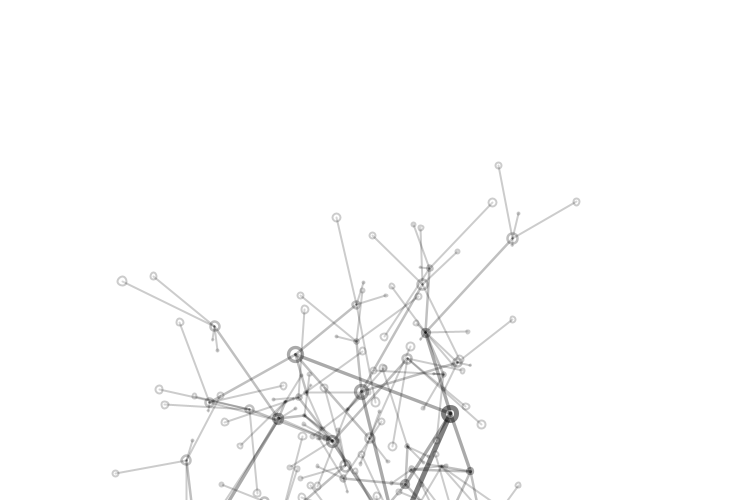
Frame 1 (no input)
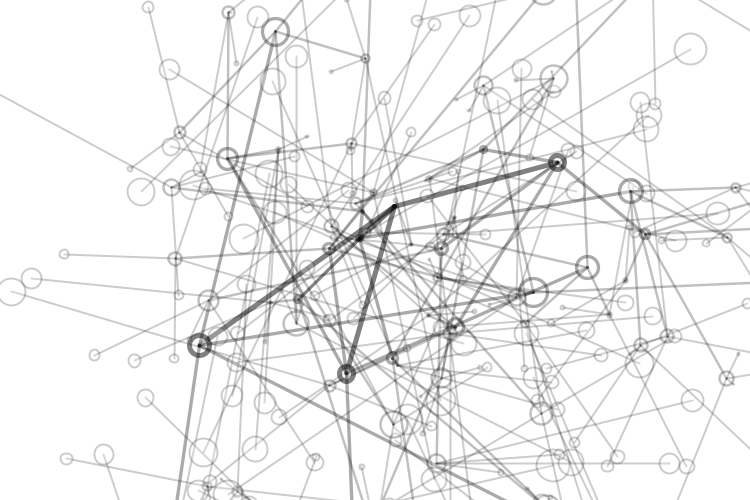
Frame 60 (the mouse pressed at the canvas centre just before this capture)
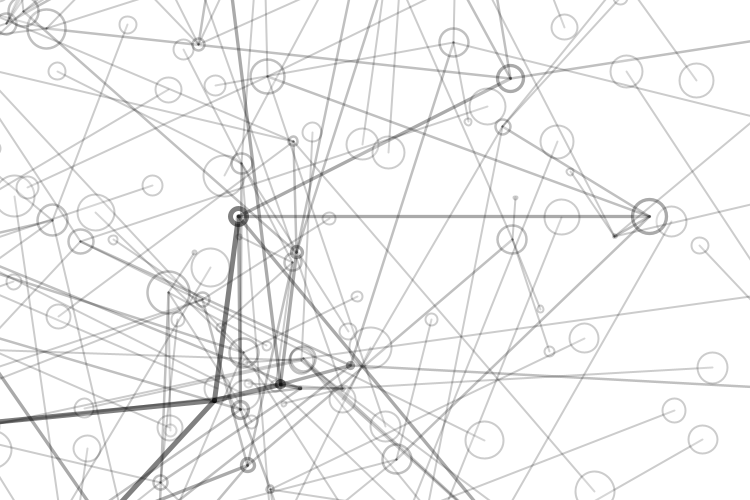
Frame 120 (the mouse held since frame 60 and released just before this capture)

The Processing sketch that drew these frames (run headless with seeded random() and noise(); from frame 60 on, the mouse is pressed at the canvas centre):

// Processing sketch: c8_fractal
// ── c8_fractal.pde
import java.util.List;
import java.util.ArrayList;

int NUM_CHILDREN = 4;
int MAX_LEVELS = 5;

Branch trunk;

void setup(){
    size(750, 500);
    background(255);
    noFill();
    smooth();
    newTree();
}

void draw(){
    background(255);
    trunk.updateMe(width/2, height/2);
    trunk.draw();
}

void newTree(){
    trunk = new Branch(1, 0, width/2, height/2);
    trunk.draw();
}

class Branch {
    float level, index;
    float x, y;
    float endX, endY;
    List<Branch> children = new ArrayList();

    float strokeW, alpha;
    float length, lenChange;
    float rotation, rotChange;

    Branch(float level, float index, float x, float y){
        this.level = level;
        this.index = index;

        this.strokeW = (1/this.level)*10;
        this.alpha = 255/this.level;
        this.length = (1/this.level)*random(500);
        this.rotation = random(360);
        this.lenChange = random(10)-5;
        this.rotChange = random(10)-5;

        updateMe(x, y);
        if(this.level < MAX_LEVELS){
            for(int _x=0; _x<NUM_CHILDREN; _x++){
                this.children.add(new Branch(this.level+1, _x, this.endX, this.endY));
            }
        }
    }

    void updateMe(float x, float y){
        this.x = x;
        this.y = y;

        this.rotation += this.rotChange;
        if(this.rotation>360){
            this.rotation = 0;
        }else if(this.rotation<0){
            this.rotation = 360;
        }

        this.length -= this.lenChange;
        if(this.length<0){
            this.lenChange *= -1;
        }else if(this.length > 500){
            this.lenChange *= -1;
        }

        float radian = radians(this.rotation);
        this.endX = this.x + (this.length*cos(radian));
        this.endY = this.y + (this.length*sin(radian));

        for(Branch b : this.children){
            b.updateMe(this.endX, this.endY);
        }

    }

    void draw(){
        if(this.level > 1){
            strokeWeight(this.strokeW);
            stroke(0, this.alpha);
            fill(255, this.alpha);
            line(this.x, this.y, this.endX, this.endY);
            ellipse(this.endX, this.endY, this.length/12, this.length/12);
        }
        for(Branch b : this.children){
            b.draw();
        }
    }
}
